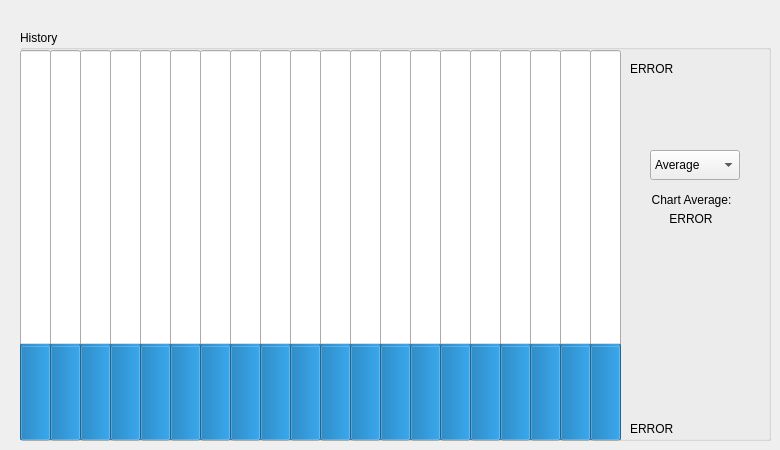
    <widget class="QWidget" name="HistoryTab">
     <attribute name="title">
      <string>Charts</string>
     </attribute>
     <widget class="QGroupBox" name="HistoryChart">
      <property name="geometry">
       <rect>
        <x>20</x>
        <y>30</y>
        <width>751</width>
        <height>411</height>
       </rect>
      </property>
      <property name="title">
       <string>History</string>
      </property>
      <widget class="QProgressBar" name="col20">
       <property name="geometry">
        <rect>
         <x>0</x>
         <y>20</y>
         <width>31</width>
         <height>391</height>
        </rect>
       </property>
       <property name="value">
        <number>24</number>
       </property>
       <property name="orientation">
        <enum>Qt::Vertical</enum>
       </property>
      </widget>
      <widget class="QProgressBar" name="col19">
       <property name="geometry">
        <rect>
         <x>30</x>
         <y>20</y>
         <width>31</width>
         <height>391</height>
        </rect>
       </property>
       <property name="value">
        <number>24</number>
       </property>
       <property name="orientation">
        <enum>Qt::Vertical</enum>
       </property>
      </widget>
      <widget class="QProgressBar" name="col18">
       <property name="enabled">
        <bool>true</bool>
       </property>
       <property name="geometry">
        <rect>
         <x>60</x>
         <y>20</y>
         <width>31</width>
         <height>391</height>
        </rect>
       </property>
       <property name="value">
        <number>24</number>
       </property>
       <property name="orientation">
        <enum>Qt::Vertical</enum>
       </property>
       <property name="invertedAppearance">
        <bool>false</bool>
       </property>
      </widget>
      <widget class="QProgressBar" name="col17">
       <property name="geometry">
        <rect>
         <x>90</x>
         <y>20</y>
         <width>31</width>
         <height>391</height>
        </rect>
       </property>
       <property name="value">
        <number>24</number>
       </property>
       <property name="orientation">
        <enum>Qt::Vertical</enum>
       </property>
      </widget>
      <widget class="QProgressBar" name="col16">
       <property name="geometry">
        <rect>
         <x>120</x>
         <y>20</y>
         <width>31</width>
         <height>391</height>
        </rect>
       </property>
       <property name="value">
        <number>24</number>
       </property>
       <property name="orientation">
        <enum>Qt::Vertical</enum>
       </property>
      </widget>
      <widget class="QProgressBar" name="col15">
       <property name="geometry">
        <rect>
         <x>150</x>
         <y>20</y>
         <width>31</width>
         <height>391</height>
        </rect>
       </property>
       <property name="value">
        <number>24</number>
       </property>
       <property name="orientation">
        <enum>Qt::Vertical</enum>
       </property>
      </widget>
      <widget class="QProgressBar" name="col12">
       <property name="geometry">
        <rect>
         <x>240</x>
         <y>20</y>
         <width>31</width>
         <height>391</height>
        </rect>
       </property>
       <property name="value">
        <number>24</number>
       </property>
       <property name="orientation">
        <enum>Qt::Vertical</enum>
       </property>
      </widget>
      <widget class="QProgressBar" name="col13">
       <property name="geometry">
        <rect>
         <x>210</x>
         <y>20</y>
         <width>31</width>
         <height>391</height>
        </rect>
       </property>
       <property name="value">
        <number>24</number>
       </property>
       <property name="orientation">
        <enum>Qt::Vertical</enum>
       </property>
      </widget>
      <widget class="QProgressBar" name="col14">
       <property name="geometry">
        <rect>
         <x>180</x>
         <y>20</y>
         <width>31</width>
         <height>391</height>
        </rect>
       </property>
       <property name="value">
        <number>24</number>
       </property>
       <property name="orientation">
        <enum>Qt::Vertical</enum>
       </property>
      </widget>
      <widget class="QProgressBar" name="col10">
       <property name="geometry">
        <rect>
         <x>300</x>
         <y>20</y>
         <width>31</width>
         <height>391</height>
        </rect>
       </property>
       <property name="value">
        <number>24</number>
       </property>
       <property name="orientation">
        <enum>Qt::Vertical</enum>
       </property>
      </widget>
      <widget class="QProgressBar" name="col9">
       <property name="geometry">
        <rect>
         <x>330</x>
         <y>20</y>
         <width>31</width>
         <height>391</height>
        </rect>
       </property>
       <property name="value">
        <number>24</number>
       </property>
       <property name="orientation">
        <enum>Qt::Vertical</enum>
       </property>
      </widget>
      <widget class="QProgressBar" name="col11">
       <property name="geometry">
        <rect>
         <x>270</x>
         <y>20</y>
         <width>31</width>
         <height>391</height>
        </rect>
       </property>
       <property name="value">
        <number>24</number>
       </property>
       <property name="orientation">
        <enum>Qt::Vertical</enum>
       </property>
      </widget>
      <widget class="QProgressBar" name="col7">
       <property name="geometry">
        <rect>
         <x>390</x>
         <y>20</y>
         <width>31</width>
         <height>391</height>
        </rect>
       </property>
       <property name="value">
        <number>24</number>
       </property>
       <property name="orientation">
        <enum>Qt::Vertical</enum>
       </property>
      </widget>
      <widget class="QProgressBar" name="col6">
       <property name="geometry">
        <rect>
         <x>420</x>
         <y>20</y>
         <width>31</width>
         <height>391</height>
        </rect>
       </property>
       <property name="value">
        <number>24</number>
       </property>
       <property name="orientation">
        <enum>Qt::Vertical</enum>
       </property>
      </widget>
      <widget class="QProgressBar" name="col8">
       <property name="geometry">
        <rect>
         <x>360</x>
         <y>20</y>
         <width>31</width>
         <height>391</height>
        </rect>
       </property>
       <property name="value">
        <number>24</number>
       </property>
       <property name="orientation">
        <enum>Qt::Vertical</enum>
       </property>
      </widget>
      <widget class="QProgressBar" name="col5">
       <property name="geometry">
        <rect>
         <x>450</x>
         <y>20</y>
         <width>31</width>
         <height>391</height>
        </rect>
       </property>
       <property name="value">
        <number>24</number>
       </property>
       <property name="orientation">
        <enum>Qt::Vertical</enum>
       </property>
      </widget>
      <widget class="QProgressBar" name="col3">
       <property name="geometry">
        <rect>
         <x>510</x>
         <y>20</y>
         <width>31</width>
         <height>391</height>
        </rect>
       </property>
       <property name="value">
        <number>24</number>
       </property>
       <property name="orientation">
        <enum>Qt::Vertical</enum>
       </property>
      </widget>
      <widget class="QProgressBar" name="col4">
       <property name="geometry">
        <rect>
         <x>480</x>
         <y>20</y>
         <width>31</width>
         <height>391</height>
        </rect>
       </property>
       <property name="value">
        <number>24</number>
       </property>
       <property name="orientation">
        <enum>Qt::Vertical</enum>
       </property>
      </widget>
      <widget class="QProgressBar" name="col2">
       <property name="geometry">
        <rect>
         <x>540</x>
         <y>20</y>
         <width>31</width>
         <height>391</height>
        </rect>
       </property>
       <property name="value">
        <number>24</number>
       </property>
       <property name="orientation">
        <enum>Qt::Vertical</enum>
       </property>
      </widget>
      <widget class="QProgressBar" name="col1">
       <property name="geometry">
        <rect>
         <x>570</x>
         <y>20</y>
         <width>31</width>
         <height>391</height>
        </rect>
       </property>
       <property name="value">
        <number>24</number>
       </property>
       <property name="orientation">
        <enum>Qt::Vertical</enum>
       </property>
      </widget>
      <widget class="QLabel" name="label_max">
       <property name="geometry">
        <rect>
         <x>610</x>
         <y>30</y>
         <width>62</width>
         <height>17</height>
        </rect>
       </property>
       <property name="text">
        <string>ERROR</string>
       </property>
      </widget>
      <widget class="QLabel" name="label_min">
       <property name="geometry">
        <rect>
         <x>610</x>
         <y>390</y>
         <width>62</width>
         <height>17</height>
        </rect>
       </property>
       <property name="text">
        <string>ERROR</string>
       </property>
      </widget>
      <widget class="QLabel" name="label_avg">
       <property name="geometry">
        <rect>
         <x>640</x>
         <y>180</y>
         <width>62</width>
         <height>17</height>
        </rect>
       </property>
       <property name="text">
        <string>ERROR</string>
       </property>
       <property name="alignment">
        <set>Qt::AlignCenter</set>
       </property>
      </widget>
      <widget class="QLabel" name="label_avg_2">
       <property name="geometry">
        <rect>
         <x>621</x>
         <y>160</y>
         <width>101</width>
         <height>20</height>
        </rect>
       </property>
       <property name="text">
        <string>Chart Average:</string>
       </property>
       <property name="alignment">
        <set>Qt::AlignCenter</set>
       </property>
      </widget>
      <widget class="QComboBox" name="ChartSelection">
       <property name="enabled">
        <bool>true</bool>
       </property>
       <property name="geometry">
        <rect>
         <x>630</x>
         <y>120</y>
         <width>90</width>
         <height>30</height>
        </rect>
       </property>
       <property name="currentIndex">
        <number>0</number>
       </property>
       <item>
        <property name="text">
         <string>Average</string>
        </property>
       </item>
       <item>
        <property name="text">
         <string>H1 Left</string>
        </property>
       </item>
       <item>
        <property name="text">
         <string>H1 Right</string>
        </property>
       </item>
       <item>
        <property name="text">
         <string>H2 Left</string>
        </property>
       </item>
       <item>
        <property name="text">
         <string>H2 Right</string>
        </property>
       </item>
       <item>
        <property name="text">
         <string>H3 Left</string>
        </property>
       </item>
       <item>
        <property name="text">
         <string>H3 Right</string>
        </property>
       </item>
       <item>
        <property name="text">
         <string>H4 Left</string>
        </property>
       </item>
       <item>
        <property name="text">
         <string>H4 Right</string>
        </property>
       </item>
       <item>
        <property name="text">
         <string>H5 Left</string>
        </property>
       </item>
       <item>
        <property name="text">
         <string>H5 Right</string>
        </property>
       </item>
       <item>
        <property name="text">
         <string>H6 Left</string>
        </property>
       </item>
       <item>
        <property name="text">
         <string>H6 Right</string>
        </property>
       </item>
       <item>
        <property name="text">
         <string>F1 Left</string>
        </property>
       </item>
       <item>
        <property name="text">
         <string>F1 Right</string>
        </property>
       </item>
       <item>
        <property name="text">
         <string>F2 Left</string>
        </property>
       </item>
       <item>
        <property name="text">
         <string>F2 Right</string>
        </property>
       </item>
       <item>
        <property name="text">
         <string>F3 Left</string>
        </property>
       </item>
       <item>
        <property name="text">
         <string>F3 Right</string>
        </property>
       </item>
       <item>
        <property name="text">
         <string>F4 Left</string>
        </property>
       </item>
       <item>
        <property name="text">
         <string>F4 Right</string>
        </property>
       </item>
       <item>
        <property name="text">
         <string>F5 Left</string>
        </property>
       </item>
       <item>
        <property name="text">
         <string>F5 Right</string>
        </property>
       </item>
       <item>
        <property name="text">
         <string>F6 Left</string>
        </property>
       </item>
       <item>
        <property name="text">
         <string>F6 Right</string>
        </property>
       </item>
      </widget>
     </widget>
    </widget>
